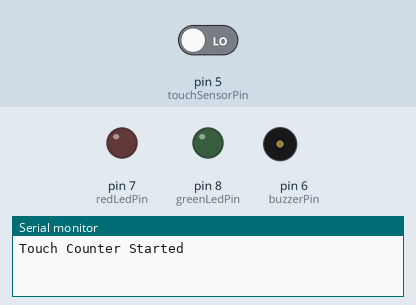
The sketch below on a simulated Arduino Uno, built with avr-gcc and run on an emulated ATmega328P. Parts: output pins drawn as LEDs (lit = HIGH), buzzer (waves = sounding, pin HIGH), the last lines printed to the serial monitor. Dashed ring = blinking. The inputs (shaded band) are chosen by the test bench; at power-on: pin 5 (touchSensorPin) LOW.

Above: at 1.2 s.
1.3 s: pin 5 (touchSensorPin) driven HIGH
At 1.7 s:
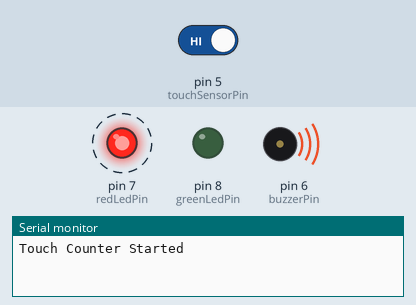
At 4.2 s:
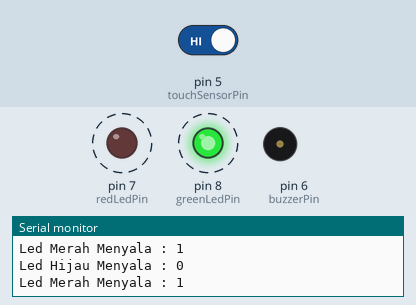
4.3 s: pin 5 (touchSensorPin) driven LOW
At 5.0 s:
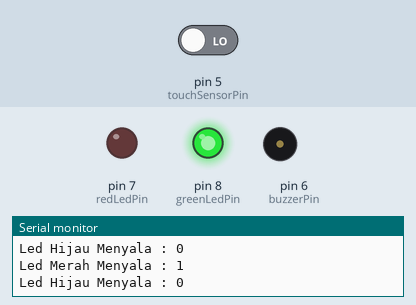
Timing chart, 0 to 7.3 s (numbered marks = the images above; inputs shaded):
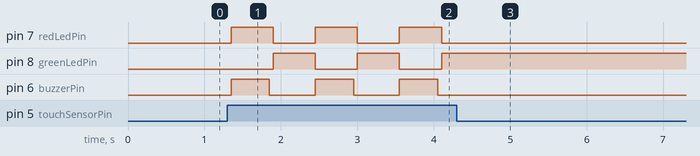

Measured:
- after the input at 1.3 s, pin 7 (redLedPin): alternates HIGH for 0.55 s and LOW for 0.55 s, starting after 0.05 s; pin 8 (greenLedPin): alternates HIGH for 0.55 s and LOW for 0.55 s, starting after 0.60 s; pin 6 (buzzerPin): alternates HIGH for 0.50 s and LOW for 0.60 s, starting after 0.05 s
- after the input at 4.3 s, pin 7 (redLedPin), pin 6 (buzzerPin): stops changing and stays LOW; pin 8 (greenLedPin): stops changing and stays HIGH

The sketch:

Touch_Sensor_with_led_and_buzzer_as_indicator.ino
```cpp
const int touchSensorPin = 5;
const int greenLedPin = 8;
const int redLedPin = 7;
const int buzzerPin = 6;
int touchCount = 0;

void setup() {
  pinMode(touchSensorPin, INPUT);
  pinMode(greenLedPin, OUTPUT);
  pinMode(redLedPin, OUTPUT);
  pinMode(buzzerPin, OUTPUT);
  digitalWrite(greenLedPin, LOW);
  digitalWrite(redLedPin, LOW);

  // Inisialisasi komunikasi dengan Serial Monitor
  Serial.begin(9600);
  Serial.println("Touch Counter Started");
}

void loop() {
  int touchValue = digitalRead(touchSensorPin);

  if (touchValue == HIGH) {
    delay(50);
    if (digitalRead(touchSensorPin) == HIGH) {
      touchCount++;

      if (touchCount == 1) {
        digitalWrite(greenLedPin, LOW);
        digitalWrite(redLedPin, HIGH);
        digitalWrite(buzzerPin, HIGH);  // Aktifkan buzzer
        delay(500);
        digitalWrite(buzzerPin, LOW);   // Matikan buzzer
        Serial.print("Led Merah Menyala");
      } else if (touchCount == 2) {
        digitalWrite(greenLedPin, HIGH);
        digitalWrite(redLedPin, LOW);
        digitalWrite(buzzerPin, LOW);  // Matikan buzzer
        delay(500);
        digitalWrite(buzzerPin, LOW);   // Matikan buzzer
        touchCount = 0;
        Serial.print("Led Hijau Menyala");
      }

      Serial.print(" : ");
      Serial.println(touchCount);
    }
  }
}
```
